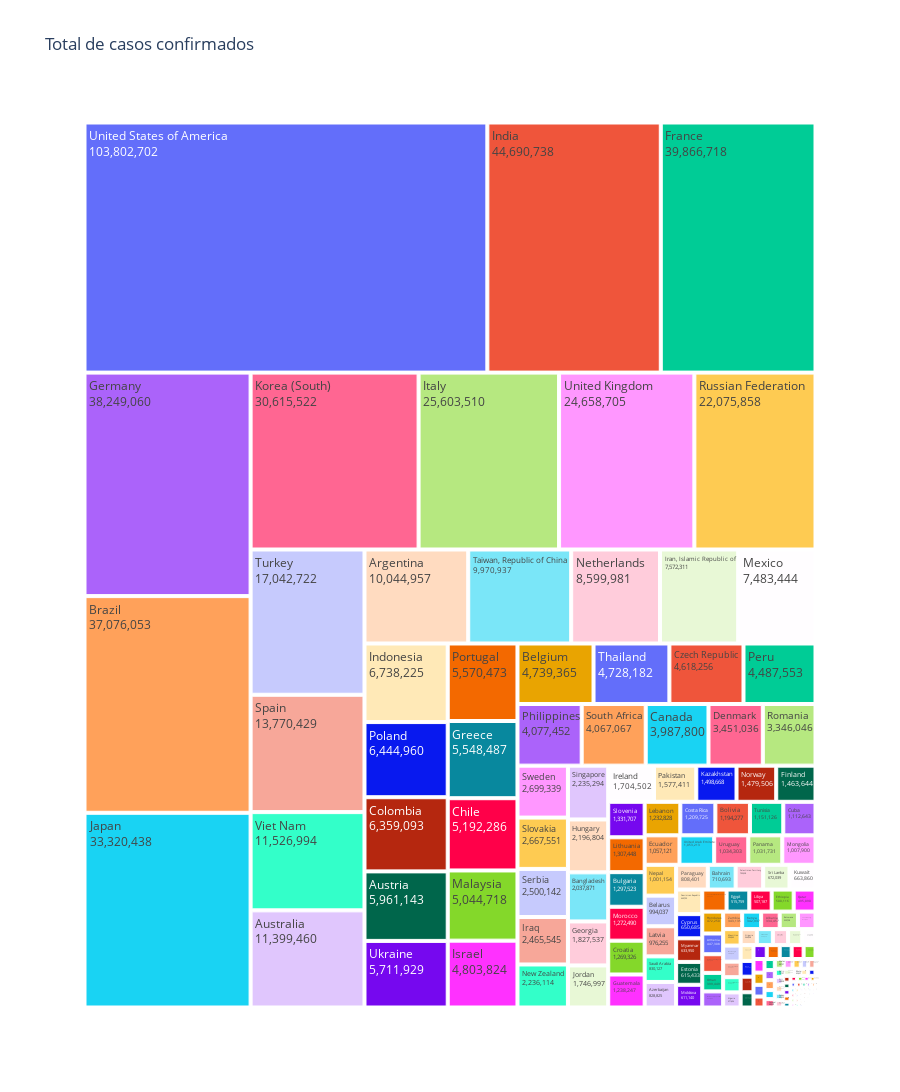

Notebook code cell kept with this figure:
### Code cell
full_latest = df_clean[df_clean['Date'] == max(df_clean['Date'])]
                         
fig = px.treemap(full_latest.sort_values(by='TotalConfirmed', ascending=False).reset_index(drop=True), 
                 path=["Country"], values="TotalConfirmed", height=1700, title='Total de casos confirmados')
fig.data[0].textinfo = 'label+text+value'
fig.show()

### Figure 1 — Plotly figure (JSON) as saved in the notebook; plotly's stock layout.template omitted (floating-point values rounded to 4 significant figures; data arrays with more than 128 entries replaced by an {"elided": "..."} marker saying what was removed)
{"data": [{"branchvalues": "total", "domain": {"x": [0, 1], "y": [0, 1]}, "hovertemplate": "labels=%{label}<br>TotalConfirmed=%{value}<br>parent=%{parent}<br>id=%{id}<extra></extra>", "ids": {"elided": "194 str values"}, "labels": {"elided": "194 str values"}, "name": "", "parents": {"elided": "194 str values"}, "textinfo": "label+text+value", "type": "treemap", "values": {"elided": "194 int values"}}], "layout": {"height": 1700, "legend": {"tracegroupgap": 0}, "title": {"text": "Total de casos confirmados"}}}
